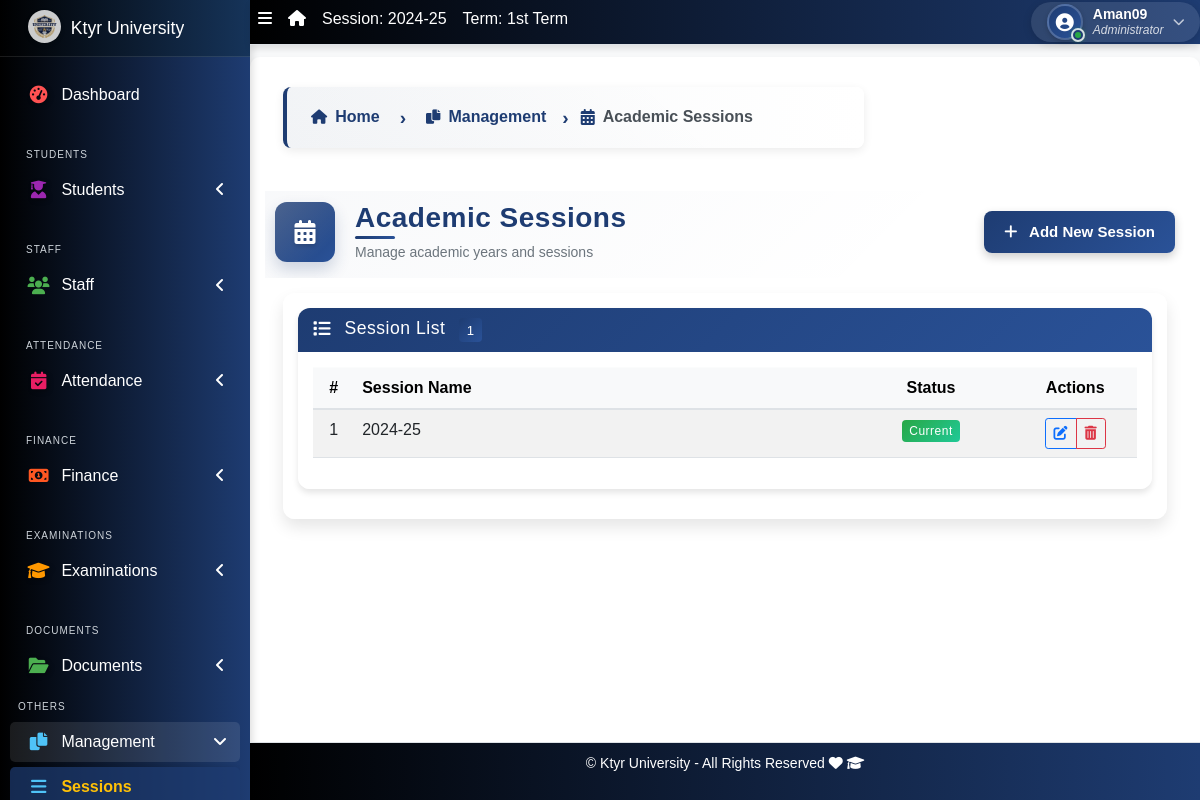
The app's page /session/list/ (signed in) with its own data.
### apps/corecode/models.py (models this page shows, shortened)
class AcademicSession(models.Model):
    name = models.CharField(max_length=200, unique=True)
    current = models.BooleanField(default=True)
    class Meta:
        ordering = ["-name"]
    def __str__(self):
        return self.name

class AcademicTerm(models.Model):
    name = models.CharField(max_length=20, unique=True)
    current = models.BooleanField(default=True)
    class Meta:
        ordering = ["name"]

class CollegeProfile(models.Model):
    college_name = models.CharField(max_length=255)
    college_address = models.TextField()
    college_email = models.EmailField()
    college_phone = models.CharField(max_length=15)
    college_logo = models.ImageField(upload_to='college_logos/', blank=True, null=True)
    established_year = models.PositiveIntegerField()
    principal_name = models.CharField(max_length=255)
    college_type = models.CharField(max_length=50, choices=[
        ('Government', 'Government'),
        ('Private', 'Private'),
        ('Semi-Government', 'Semi-Government'),
    ])
    admin_email = models.EmailField()
    admin_contact = models.CharField(max_length=15)
    facebook_link = models.URLField(blank=True, null=True)
    twitter_link = models.URLField(blank=True, null=True)
    linkedin_link = models.URLField(blank=True, null=True)

### apps/corecode/views.py (the view)
# urls.py: path("session/list/", SessionListView.as_view(), name="sessions"),
class SessionListView(LoginRequiredMixin, SuccessMessageMixin, ListView):
    model = AcademicSession
    template_name = "corecode/session_list.html"
    def get_context_data(self, **kwargs):
        context = super().get_context_data(**kwargs)
        context["form"] = AcademicSessionForm()
        return context

### apps/corecode/templates/corecode/session_list.html (shortened to what this page needs)
{% extends 'base.html' %}
{% load widget_tweaks %}
{% block breadcrumb-left %}
<div class="breadcrumb-container">
  <nav aria-label="breadcrumb">
    <ol class="breadcrumb breadcrumb-chevron">
      <li class="breadcrumb-item">
        <a href="{% url 'home' %}" class="text-decoration-none fw-bold">
          <i class="fas fa-home"></i> Home
        </a>
      </li>
      <li class="breadcrumb-item">
        <a href="#" class="text-decoration-none fw-bold">
          <i class="fas fa-copy"></i> Management
        </a>
      </li>
      <li class="breadcrumb-item active" aria-current="page">
        <i class="fas fa-calendar-alt"></i> Academic Sessions
      </li>
    </ol>
  </nav>
</div>
{% endblock breadcrumb-left %}
{% block title-icon %}fas fa-calendar-alt{% endblock title-icon %}
{% block title %}Academic Sessions{% endblock title %}
{% block subtitle %}Manage academic years and sessions{% endblock subtitle %}
{% block page-actions %}
  <a class="btn btn-primary" href="#" id="addSessionBtn">
    <i class="fas fa-plus me-2"></i> Add New Session
  </a>
{% endblock page-actions %}
{% block content %}
  <div class="row">
    <div class="col-sm-12">
      <div class="card shadow-sm">
        <div class="card-header bg-light">
          <h5 class="card-title mb-0">
            <i class="fas fa-list me-2"></i> Session List
            <span class="badge bg-primary ms-2">{{ object_list|length }}</span>
          </h5>
        </div>
        <div class="card-body p-0">
          <div class="table-responsive">
            <table class="table table-hover table-striped" id="sessionTable">
              <thead class="table-light">
                <tr>
                  <th width="5%" class="text-center">#</th>
                  <th width="60%">Session Name</th>
                  <th width="20%" class="text-center">Status</th>
                  <th width="15%" class="text-center">Actions</th>
                </tr>
              </thead>
              <tbody>
                {% for object in object_list %}
                <tr class="session-row" data-session-id="{{ object.id }}" data-session-name="{{ object }}" data-session-current="{{ object.current|yesno:'true,false' }}">
                  <td class="text-center">{{ forloop.counter }}</td>
                  <td>
                    <span class="fw-medium">{{ object }}</span>
                  </td>
                  <td class="text-center">
                    {% if object.current == True %}
                      <span class="badge bg-success">Current</span>
                    {% else %}
                      <span class="badge bg-secondary">Inactive</span>
                    {% endif %}
                  </td>
                  <td class="text-center">
                    <div class="btn-group btn-group-sm">
                      <button type="button" class="btn btn-outline-primary edit-session-btn" data-session-id="{{ object.id }}" title="Edit Session">
                        <i class="fa fa-edit"></i>
                      </button>
                      <a href="{% url 'session-delete' object.id %}" class="btn btn-outline-danger" title="Delete Session" {% if object.current %}disabled{% endif %}>
                        <i class="fa fa-trash-alt"></i>
                      </a>
                    </div>
                  </td>
                </tr>
                {% endfor %}
              </tbody>
            </table>
          </div>
        </div>
      </div>
    </div>
  </div>
{% endblock content %}

### templates/base.html (shortened to what this page needs)
{% load static %}
<!DOCTYPE html>
<html lang="en">
<head>
  <link rel="stylesheet" href="{% static 'dist/css/preload.css' %}">
  <link rel="stylesheet" href="{% static 'plugins/fontawesome-free/css/all.min.css' %}">
  <link rel="stylesheet" href="{% static 'plugins/toastr/toastr.min.css' %}">
<link rel="stylesheet" href="https://cdn.jsdelivr.net/npm/bootstrap-icons/font/bootstrap-icons.css">
    <link rel="stylesheet" href="https://cdnjs.cloudflare.com/ajax/libs/font-awesome/6.5.0/css/all.min.css">
  <link rel="stylesheet"
    href="{% static 'plugins/overlayScrollbars/css/OverlayScrollbars.min.css' %}">
  <link rel="stylesheet" href="{% static 'plugins/Datatables/datatables.min.css' %}" />
  <link rel="stylesheet" href="{% static 'dist/css/adminlte.min.css' %}">
  <link rel="stylesheet" href="https://cdnjs.cloudflare.com/ajax/libs/font-awesome/6.0.0-beta3/css/all.min.css">
  <link rel="stylesheet" href="https://cdn.jsdelivr.net/npm/bootstrap@5.3.0/dist/css/bootstrap.min.css">
  <link rel="stylesheet" href="{% static 'dist/css/style.css' %}">
  <link rel="stylesheet" href="{% static 'dist/css/sidebar-fix.css' %}">
</head>
<body class="hold-transition sidebar-mini layout-fixed layout-navbar-fixed layout-footer-fixed">
  <div class="wrapper">
    <nav class="main-header navbar navbar-expand navbar-dark">
      <ul class="navbar-nav">
        <li class="nav-item">
          <a class="nav-link" data-widget="pushmenu" href="#" role="button"><i
              class="fas fa-bars"></i></a>
        </li>
        <li class="nav-item d-none d-sm-inline-block">
          <a href="{% url 'home' %} " class="nav-link"><i class="fa fa-home"></i></a>
        </li>
        <li class="nav-item d-none d-sm-inline-block">
          <a href="{% url 'current-session' %}" class="nav-link">Session: {{ current_session }}</a>
        </li>
        <li class="nav-item d-none d-sm-inline-block">
          <a href="{% url 'current-session' %}" class="nav-link">Term: {{ current_term }}</a>
        </li>
      </ul>
      <ul class="navbar-nav ml-auto">
        <li class="nav-item dropdown user-menu position-static position-md-relative">
          <a class="nav-link dropdown-toggle user-dropdown-toggle" href="#" role="button" data-bs-toggle="dropdown" aria-expanded="false" id="userDropdown">
            <div class="user-avatar-container">
              <div class="user-avatar">
                <i class="fas fa-user-circle"></i>
              </div>
              <span class="user-status-indicator online" title="Online"></span>
            </div>
            <div class="user-info d-none d-md-inline-block">
              <span class="user-name">{{ request.user.username }}</span>
              <span class="user-role">{% if request.user.is_superuser %}Administrator{% else %}Staff{% endif %}</span>
            </div>
            <i class="fas fa-chevron-down user-dropdown-icon d-none d-md-inline-block"></i>
          </a>
        </li>
      </ul>
    </nav>
    <aside class="main-sidebar sidebar-dark-primary">
      <a href="{% url 'home' %}" class="brand-link d-flex align-items-center">
        {% if profile.college_logo %}
        <img src="{{ profile.college_logo.url }}" alt="College Logo" class="brand-image img-circle elevation-3" style="opacity: .8; margin-right: 10px; max-height: 33px;">
        {% else %}
        <i class="fas fa-graduation-cap brand-image img-circle elevation-3" style="opacity: .8; margin-right: 10px; background-color: #fff; color: #1E3C72; padding: 5px; font-size: 16px;"></i>
        {% endif %}
        <span class="brand-text font-weight-light">{{ profile.college_name | default:"MySchool" }}</span>
      </a>
<div class="sidebar">
  <nav class="mt-2">
      <ul class="nav nav-pills nav-sidebar flex-column" data-widget="treeview" role="menu" data-accordion="false">
          <li class="nav-item">
              <a href="{% url 'home' %}" class="nav-link {% if request.resolver_match.url_name == 'home' %}active{% endif %}">
                  <i class="nav-icon fas fa-tachometer-alt" style="color: #ff5733; text-shadow: 2px 2px 5px rgba(0, 0, 0, 0.3);"></i>
                  <p>Dashboard</p>
              </a>
          </li>
          <li class="nav-header">Students</li>
          <li class="nav-item has-treeview  {% if request.resolver_match.url_name in 'student-list student-create student-create-udise student-update-udise student-details' %}menu-open{% endif %}">
              <a href="#" class="nav-link  " >
                  <i class="nav-icon fas fa-user-graduate" style="color: #3399ff; text-shadow: 2px 2px 5px rgba(0, 0, 0, 0.3);"></i>
                  <p>Students<i class="fas fa-angle-left right"></i></p>
              </a>
          </li>
          <li class="nav-header">Staff</li>
          <li class="nav-item has-treeview  {% if request.resolver_match.url_name in 'staff-list non-teaching-staffs-list' %}menu-open{% endif %}">
              <a href="#" class="nav-link">
                  <i class="nav-icon fas fa-users" style="color: #9933ff;"></i>
                  <p>Staff<i class="fas fa-angle-left right"></i></p>
              </a>
          </li>
          <li class="nav-header">Attendance</li>
            <li class="nav-item has-treeview {% if request.resolver_match.url_name in 'attendance_list holiday_list' %}menu-open{% endif %}">
                <a href="#" class="nav-link">
                    <i class="nav-icon fas fa-calendar-check" style="color: #ffcc00; text-shadow: 2px 2px 5px rgba(0, 0, 0, 0.3);"></i>
                    <p>Attendance<i class="fas fa-angle-left right"></i></p>
                </a>
            </li>
          <li class="nav-header">Finance</li>
          <li class="nav-item has-treeview {% if request.resolver_match.url_name in 'invoice-list' %}menu-open{% endif %}">
              <a href="#" class="nav-link">
                  <i class="nav-icon fas fa-money-bill-alt" style="color: #66ccff;"></i>
                  <p>
                      Finance
                      <i class="fas fa-angle-left right"></i>
                  </p>
              </a>
          </li>
          <li class="nav-header" >Examinations</li>
          <li class="nav-item has-treeview {% if 'exams' in request.path %}menu-open{% endif %}" title="Under Development">
              <a href="{% url 'exams:dashboard' %}" class="nav-link {% if 'exams' in request.path %}active{% endif %}">
                  <i class="nav-icon fas fa-graduation-cap" style="color: #ff9900; text-shadow: 2px 2px 5px rgba(0, 0, 0, 0.3);"></i>
                  <p>
                      Examinations
                      <i class="fas fa-angle-left right"></i>
                  </p>
              </a>
          </li>
          <li class="nav-header">Documents</li>
          <li class="nav-item has-treeview {% if 'documents' in request.path %}menu-open{% endif %}" title="Under Development">
              <a href="{% url 'documents:dashboard' %}" class="nav-link {% if 'documents' in request.path %}active{% endif %}">
                  <i class="nav-icon fas fa-folder-open" style="color: #9933ff; text-shadow: 2px 2px 5px rgba(0, 0, 0, 0.3);"></i>
                  <p>Documents<i class="fas fa-angle-left right"></i></p>
              </a>
          </li>
          <ul class="nav nav-pills nav-sidebar flex-column" data-widget="treeview" role="menu" data-accordion="false">
            <li class="nav-header">Others</li>
              <li class="nav-item has-treeview  {% if request.resolver_match.url_name in 'sessions classes subjects fee_settings terms  ' %}menu-open{% endif %}">
                <a href="#" class="nav-link">
                    <i class="nav-icon fas fa-copy" style="color: #ff6600;"></i>
                    <p>
                        Management
                        <i class="fas fa-angle-left right"></i>
                    </p>
                </a>
                <ul class="nav nav-treeview">
                    <li class="nav-item">
                        <a href="{% url 'sessions' %}" class="nav-link {% if request.resolver_match.url_name == 'sessions' %}active{% endif %}" >
                            <i class="nav-icon fas fa-bars" style="color: #0099cc;"></i>
                            <p>Sessions</p>
                        </a>
                    </li>
                </ul>
            </li>
        </ul>
      </ul>
  </nav>
</div>
    </aside>
    <div class="content-wrapper">
      <section class="content-header">
        <div class="container-fluid">
          <div class="row mb-1">
            <div class="col-sm-8">
              {% block breadcrumb-left %}{% endblock breadcrumb-left %}
            </div>
            <div class="col-sm-4">
            </div>
          </div>
        </div>
      </section>
      <div class="page-title-section">
        <div class="container-fluid">
          <div class="row align-items-center">
            <div class="col-md-8">
              <div class="page-title-container">
                <div class="page-title-icon">
                  <i class="{% block title-icon %}fas fa-file-alt{% endblock title-icon %}"></i>
                </div>
                <div class="page-title-content">
                  <h1 class="page-title">{% block title %}{% endblock title %}</h1>
                  <p class="page-subtitle">{% block subtitle %}{% endblock subtitle %}</p>
                </div>
              </div>
            </div>
            <div class="col-md-4">
              <div class="page-actions text-md-end">
                {% block page-actions %}{% endblock page-actions %}
              </div>
            </div>
          </div>
        </div>
      </div>
      <section class="content">
        <div class="container-fluid">
          <div class="row">
            <div class="col-md-12">
              {% block fullcard %}
              <div class="card">
                <div class="card-body">
                  <div class="row">
                    <div class="col">
                      {% block content %}
                      {% endblock content %}
                    </div>
                  </div>
                </div>
              </div>
              {% endblock fullcard %}
            </div>
          </div>
        </div>
      </section>
    </div>
    <footer class="main-footer">
      <p>&copy; {{ profile.college_name | default:"MySchool" }} - All Rights Reserved
      <i class="fas fa-heart"></i>
      <i class="fas fa-graduation-cap"></i></p>
    </footer>
  </div>
</body>
</html>

### records on screen
AcademicSession: name "2024-25", current "Current"
AcademicTerm: name "1st Term"
CollegeProfile: college_logo (picture), college_name "Ktyr University"

### other values on screen
{{ request.user.username }} "Aman09"
{{ object_list|length }} "1"
